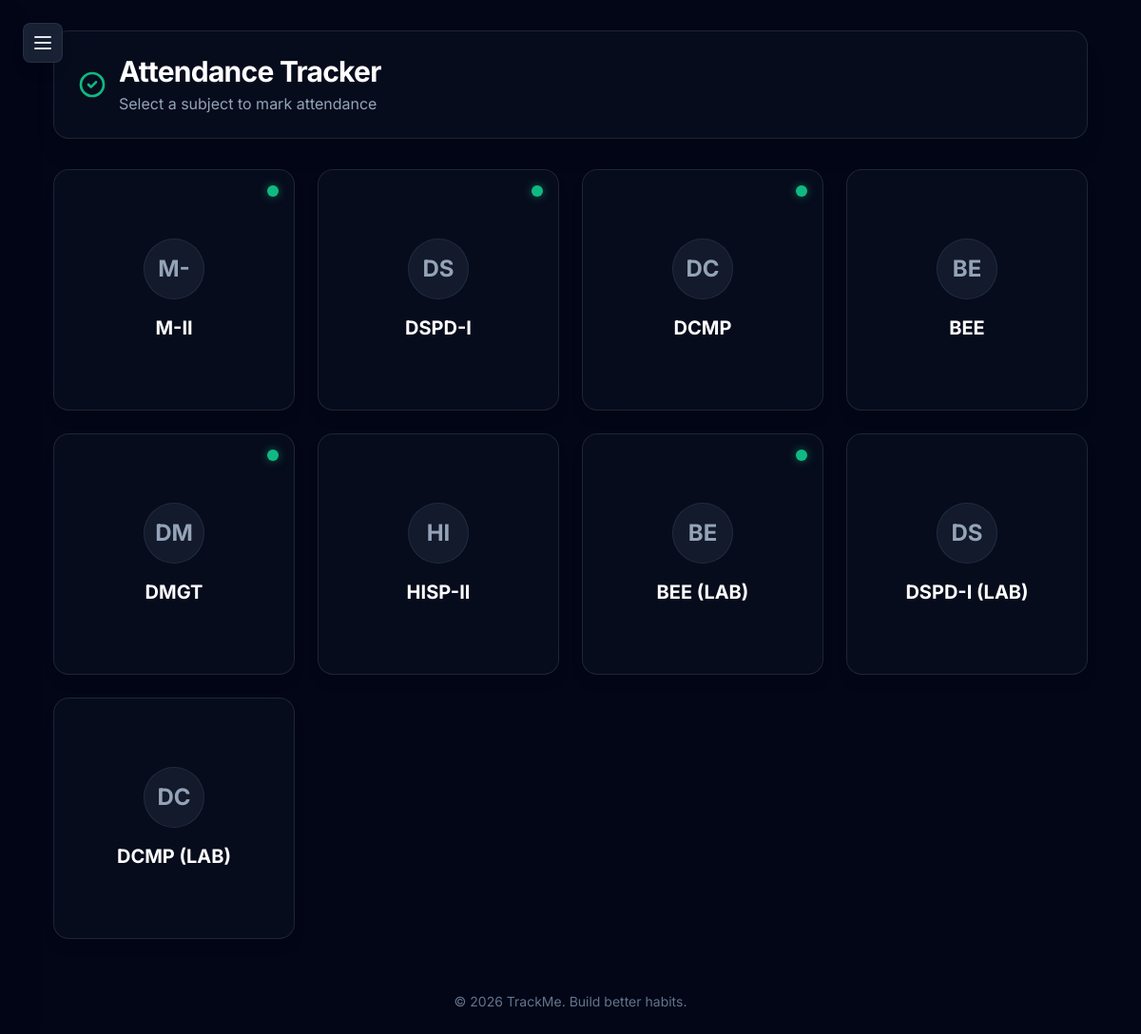
The app's page /attendance with its own data.
### models.py (models this page shows)
class Subject(db.Model):
    id = db.Column(db.Integer, primary_key=True)
    name = db.Column(db.String(100), nullable=False)
    user_id = db.Column(db.Integer, db.ForeignKey('user.id'), nullable=False)
    attendance_records = db.relationship('AttendanceRecord', backref='subject', lazy=True, cascade='all, delete-orphan')

### app.py (the view)
@app.route('/attendance')
def attendance():
    from models import Subject, AttendanceRecord
    user = User.query.first()
    subjects = Subject.query.filter_by(user_id=user.id).all() if user else []
    today = date.today()
    for subject in subjects:
        record = AttendanceRecord.query.filter_by(subject_id=subject.id, date=today).first()
        subject.today_status = record.status if record else None
    return render_template('attendance.html', subjects=subjects, today=today)

### templates/attendance.html (shortened to what this page needs)
{% extends "layout.html" %}
{% block content %}
<div class="space-y-8">
    <header class="glass-panel p-6 rounded-2xl">
        <div class="flex items-center gap-3">
            <svg class="w-8 h-8 text-emerald-500" fill="none" stroke="currentColor" viewBox="0 0 24 24">
                <path stroke-linecap="round" stroke-linejoin="round" stroke-width="2"
                    d="M9 12l2 2 4-4m6 2a9 9 0 11-18 0 9 9 0 0118 0z"></path>
            </svg>
            <div>
                <h1 class="text-3xl font-bold text-white tracking-tight">Attendance Tracker</h1>
                <p class="text-slate-400 mt-1">Select a subject to mark attendance</p>
            </div>
        </div>
    </header>
    {% if subjects|length == 0 %}
    <div class="glass-panel p-10 rounded-2xl text-center border-dashed border-2 border-slate-700">
        <svg class="w-16 h-16 mx-auto mb-4 text-slate-600" fill="none" stroke="currentColor" viewBox="0 0 24 24">
            <path stroke-linecap="round" stroke-linejoin="round" stroke-width="2" d="M12 6v6m0 0v6m0-6h6m-6 0H6"></path>
        </svg>
        <p class="text-slate-400 text-lg mb-4">No subjects found. Please run the seed script to add subjects.</p>
        <code class="bg-slate-800 px-4 py-2 rounded text-emerald-400">python seed_subjects.py</code>
    </div>
    {% else %}
    <div class="grid grid-cols-2 md:grid-cols-3 lg:grid-cols-4 gap-6">
        {% for subject in subjects %}
        <div onclick="openModal('{{ subject.id }}', '{{ subject.name }}')"
            class="group relative aspect-square glass-card rounded-2xl flex flex-col items-center justify-center p-6 cursor-pointer hover:-translate-y-2 hover:shadow-emerald-500/10 transition-all duration-300">
            <div
                class="w-16 h-16 rounded-full bg-slate-800/50 flex items-center justify-center mb-4 group-hover:scale-110 transition-transform duration-300 border border-slate-700/50 group-hover:border-emerald-500/30">
                <span class="text-2xl font-bold text-slate-400 group-hover:text-emerald-400 transition-colors">
                    {{ subject.name[:2] }}
                </span>
            </div>
            <h3 class="text-xl font-bold text-center text-white group-hover:text-emerald-300 transition-colors">{{
                subject.name }}</h3>
            <div id="tile-status-{{ subject.id }}" class="absolute top-4 right-4">
                {% if subject.today_status == 'Present' %}
                <div class="w-3 h-3 rounded-full bg-emerald-500 shadow-[0_0_10px_rgba(16,185,129,0.5)]"></div>
                {% elif subject.today_status == 'Absent' %}
                <div class="w-3 h-3 rounded-full bg-red-500 shadow-[0_0_10px_rgba(239,68,68,0.5)]"></div>
                {% endif %}
            </div>
        </div>
        {% endfor %}
    </div>
    {% endif %}
</div>
{% endblock %}

### templates/layout.html (shortened to what this page needs)
<!DOCTYPE html>
<html lang="en">
<head>
    <script src="https://cdn.tailwindcss.com"></script>
</head>
<body class="bg-slate-950 text-slate-200 antialiased min-h-screen flex flex-col">
    <button id="menu-toggle"
        class="fixed top-6 left-6 z-[100] p-2 rounded-lg bg-slate-800/80 backdrop-blur-sm border border-slate-700/50 hover:bg-slate-700/80 transition-all duration-300 shadow-lg">
        <svg class="w-6 h-6 text-slate-200" fill="none" stroke="currentColor" viewBox="0 0 24 24">
            <path stroke-linecap="round" stroke-linejoin="round" stroke-width="2" d="M4 6h16M4 12h16M4 18h16"></path>
        </svg>
    </button>
    <main class="flex-grow container mx-auto px-4 py-8 md:px-6 lg:px-8 max-w-6xl">
        {% block content %}{% endblock %}
    </main>
    <footer class="text-center py-6 text-slate-500 text-sm">
        <p>&copy; 2026 TrackMe. Build better habits.</p>
    </footer>
</body>
</html>

### templates/layout.html (style rules this page uses)
body { transition: background-color 0.3s ease; }

### records on screen
Subject: name "M-", name "M-II"
Subject: name "DS", name "DSPD-I"
Subject: name "DC", name "DCMP"
Subject: name "BE", name "BEE"
Subject: name "DM", name "DMGT"
Subject: name "HI", name "HISP-II"
Subject: name "BE", name "BEE (LAB)"
Subject: name "DS", name "DSPD-I (LAB)"
Subject: name "DC", name "DCMP (LAB)"
